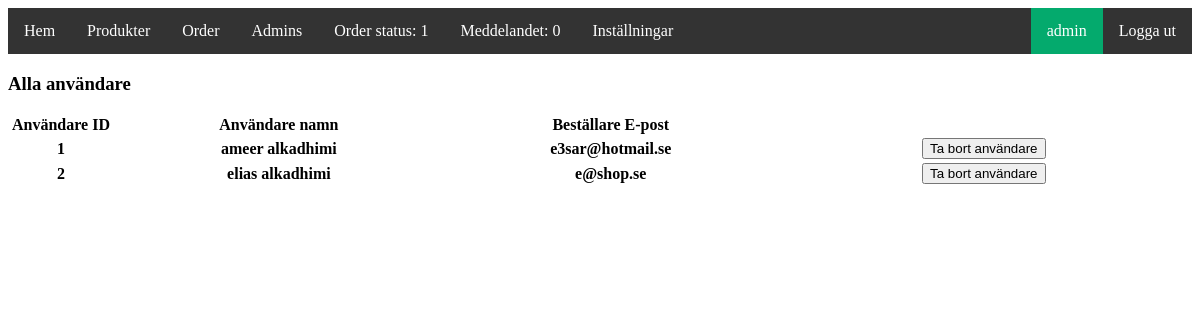
/shop/cPanel/allusers.php (signed in), run on an earlier commit of the app's database.
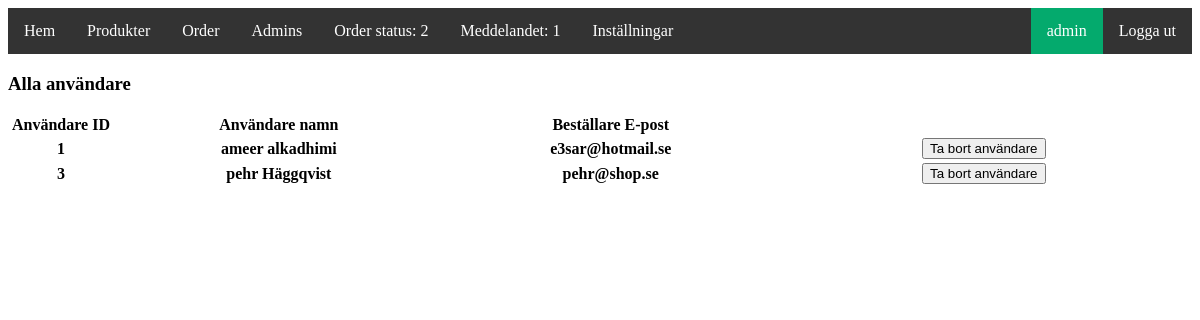
And on a later commit of the database.
### tables this page shows
CREATE TABLE `users` (
  `user_id` int(11) NOT NULL,
  `Fname` varchar(40) NOT NULL,
  `Lname` varchar(40) NOT NULL,
  `user_password` varchar(40) NOT NULL,
  `user_email` varchar(40) NOT NULL
);

### shop/cPanel/function.php (called while the page is built, shortened)
<?php
function adminInfo($conn){
    if (isset($_SESSION['admin_id']))
    {
        $id = $_SESSION['admin_id'];
        $query = "SELECT * from admins WHERE admin_id = '$id'";
        $result = mysqli_query($conn,$query);
        if ($result && mysqli_num_rows($result) > 0) {
            $user_data = mysqli_fetch_assoc($result);
            return $user_data;
        }
    }
}
function getOrderStatusCount($conn){
    $orderStatusCount = 0;
    $selectOrder = mysqli_query($conn, "SELECT order_status FROM orders WHERE order_status = 0");
    if ($selectOrder->num_rows > 0) {
        while ($selectOrder->fetch_assoc()) {
            $orderStatusCount ++;
        }
    }
    return $orderStatusCount;
}
function getNewMessageCountAdmin($conn){
    $newMessageCount = 0;
    $selectMessage = mysqli_query($conn, "SELECT * FROM messages WHERE message_admin_status = 0");
    if ($selectMessage->num_rows > 0) {
        while ($selectMessage->fetch_assoc()) {
            $newMessageCount ++;
        }
    }
    return $newMessageCount;
}

### shop/cPanel/allusers.php (the view, shortened to what this page needs)
<?php
  include("connection.php");
  include("function.php");
  $adminInfo = adminInfo($conn);
  $orderStatusCount = getOrderStatusCount($conn);
  $newMessageCount = getNewMessageCountAdmin($conn);
  $selectUsers = mysqli_query($conn, "SELECT * FROM users");
?>
<!DOCTYPE html>
<html>
<head>
  <link rel="stylesheet" href="style.css">
</head>
<body>
  <?php
  if (!isset($_SESSION['admin_id'])){
    header("location: login.php");
   } else {
  ?>
  <ul>
    <li><a href="index.php">Hem</a></li>
    <li><a href="product.php">Produkter</a></li>
    <li><a href="allorder.php">Order</a></li>
    <li><a href="admins.php">Admins</a></li>
    <li><a href="orderstatus.php">Order status: <?php echo $orderStatusCount ?></a></li>
    <li><a href="messages.php">Meddelandet: <?php  echo $newMessageCount?></a></li>
    <li><a href="setting.php">Inställningar</a></li>
    <li style="float: right;"><a href="logout.php">Logga ut</a></li>
    <li style="float: right; background-color: #04AA6D"><a href="profile.php"><?php  echo $adminInfo['Aname']?></a></li>
    </ul>
    <h3>Alla användare</h3>
  <?php
   }
   ?>
   <table>
  <tr>
    <th width="5%">Användare ID</th>
    <th width="20%">Användare namn</th>
    <th width="20%">Beställare E-post</th>
    <th width="25%"></th>
  </tr>
  <?php
  if ($selectUsers->num_rows > 0) {
    while ($getUsers = $selectUsers->fetch_assoc()) {
      ?>
    <tr>
    <th width="5%"><?php echo $getUsers['user_id']; ?></th>
    <th width="20%"><?php echo $getUsers ['Fname']; echo " " . $getUsers ['Lname']; ?></th>
    <th width="20%"><?php echo $getUsers['user_email']; ?></th>
    <form method="post">
    <th width="25%"><button name="deleteUsers">Ta bort användare</button></th>
  </tr>
    <?php
    }
  }
  ?>
   </table>
</body>
</html>

What changed in the data, as far as the page shows it:
removed users: user_id "2", Fname "elias", Lname "alkadhimi", user_email "e@shop.se"
added users: user_id "3", Fname "pehr", Lname "Häggqvist", user_email "pehr@shop.se"
Also different on the page:
$orderStatusCount: "1" → "2"
$newMessageCount: "0" → "1"
